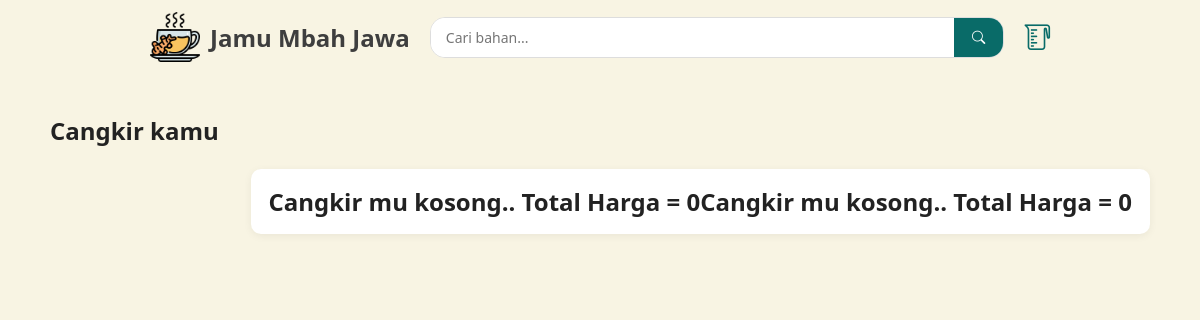
The app's page /pages/keranjang.php, older data.
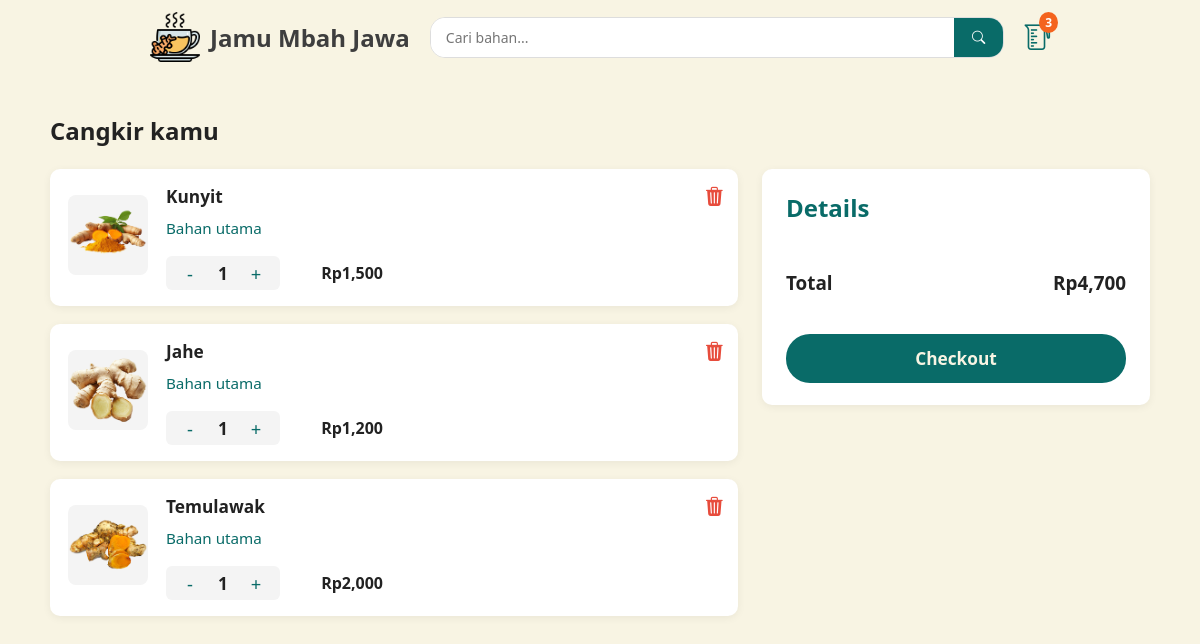
The same page, newer data.
### tables this page shows
CREATE TABLE keranjang(
  id INTEGER PRIMARY KEY,
  bahan_id INTEGER NOT NULL,
  porsi INTEGER NOT NULL DEFAULT 1,
  FOREIGN KEY (bahan_id) REFERENCES bahan(id)
);

CREATE TABLE bahan (
  id INTEGER PRIMARY KEY,
  nama TEXT NOT NULL,
  deskripsi TEXT NOT NULL,
  harga INTEGER NOT NULL,
  jenis TEXT NOT NULL,
  foto VARCHAR(255)
);

### backend/koneksi.php (called while the page is built)
<?php
try{
	$kon = new \PDO('sqlite:'.__DIR__.'/../database/database.db');
}catch(\PDOException $e){
    echo $e->getMessage();
}
$namaToko = "Jamu Mbah Jawa";
include "worker.php";
include "call.php";

### backend/worker.php (called while the page is built, shortened)
<?php
class TableKeranjang{
    function fetchAllData() {
        global $kon;
        $stmt = $kon->query("
            SELECT
                k.id AS keranjang_id,
                k.porsi,
                b.id AS bahan_id,
                b.nama,
                b.harga,
                b.foto,
                b.jenis,
                (k.porsi * b.harga) AS total_harga
            FROM keranjang k
            JOIN bahan b ON k.bahan_id = b.id
            ORDER BY k.id DESC
        ");
        return $stmt->fetchAll(PDO::FETCH_ASSOC);
    }
}
$keranjang = new TableKeranjang();

### backend/call.php (called while the page is built, shortened)
<?php
$totalDataKeranjang = count($keranjang->fetchAllData());

### pages/keranjang.php (the view, shortened to what this page needs)
<?php
include("../backend/koneksi.php");
$totalHarga=0;
$listKeranjang = $keranjang->fetchAllData();
?>
<!DOCTYPE html>
<html lang="id">
<head>
    <link rel="stylesheet" href="../asset/css/navbar.css">
    <link rel="stylesheet" href="../asset/css/global.css">
    <link rel="stylesheet" href="../asset/css/keranjang.css">
    <link rel="stylesheet" href="https://cdn.jsdelivr.net/npm/bootstrap-icons@1.13.1/font/bootstrap-icons.min.css">
</head>
<body>
    <header>
        <nav>
            <div class="logo">
                <img src="../asset/img/ginger-tea.png" alt="Logo" height="50px">
                <h2><a href="../index.php"><?= $namaToko ?></a></h2>
            </div>
            <div class="search-container">
                <form action="/" method="get" class="search">
                    <input type="text" name="search" id="search" placeholder="Cari bahan...">
                    <button type="submit"><i class="bi bi-search"></i></button>
                </form>
            </div>
            <div class="cart">
                <a href="keranjang.php"><i class="bi bi-measuring-cup"></i></a>
                <?php if($totalDataKeranjang !== 0): ?>
                    <span class="cart-count"><?= $totalDataKeranjang ?></span>
                    <?php else:?>
                <?php endif; ?>
            </div>
        </nav>
    </header>
    <main class="cart-main">
    <h2 class="cart-title">Cangkir kamu</h2>
        <div class="cart-layout">
            <?php if(!empty($listKeranjang)): ?>
            <div class="cart-items">
                <?php foreach ($listKeranjang as $k):
                    $subtotal = $k['total_harga'];
                    $totalHarga += $subtotal;
                    ?>
                <div class="cart-item">
                    <div class="cart-item-img">
                        <img src="../<?= htmlspecialchars($k['foto']) ?>" alt="<?= htmlspecialchars($k['nama']) ?>">
                    </div>
                    <div class="cart-item-details">
                        <div class="cart-item-header">
                            <h3><?= htmlspecialchars($k['nama']) ?></h3>
                        </div>
                        <div class="cart-item-category">
                            <span class="delivery-method"><?= htmlspecialchars($k['jenis']) ?></span>
                        </div>
                        <div class="cart-item-actions">
                            <form method="POST" class="qty-form">
                                <button type="submit" name="action" value="min" class="qty-btn">-</button>
                                <span class="qty-count"><?= $k['porsi'] ?></span>
                                <button type="submit" name="action" value="plus" class="qty-btn">+</button>
                            </form>
                            <div class="cart-item-price">
                                Rp<?= number_format($k['total_harga']) ?>
                            </div>
                        </div>
                    </div>
                    <a href="?d=<?= $k['keranjang_id'] ?>" class="cart-item-delete"><i class="bi bi-trash3-fill"></i></a>
                </div>
                <?php endforeach; ?>
            </div>
            <?php else: ?>
                    <div class="cart-item">
                        <h2 class="empty-cart">Cangkir mu kosong.. Total Harga = <?= $totalHarga ?></h2>
		    <h2 class="empty-cart">Cangkir mu kosong.. Total Harga = <?= $totalHarga; ?></h2>
                    </div>
                </div>
            <?php endif; ?>
            <?php if (!empty($listKeranjang)): ?>
            <div class="cart-summary">
                <div class="details-options">
                    <h2>Details</h2>
                </div>
                <div class="summary-total">
                    <span>Total</span>
                    <span>Rp<?= number_format($totalHarga) ?></span>
                </div>
                <a href="?nuke=doit" class="checkout-btn"  onclick="confirmAlert('Pay?')">Checkout</a>
            </div>
            <?php else: ?>
                <?php endif; ?>
        </div>
    </main>
</body>
</html>

### asset/css/navbar.css (style rules this page uses)
nav { display: flex; align-items: center; justify-content: space-between; padding: 12px 150px; background-color: var(--primary-color); gap: 20px; flex-wrap: wrap; }
nav .logo { display: flex; align-items: center; gap: 10px; flex-shrink: 0; }
nav .logo h2 a { font-size: 1.5rem; color: #3e3e3e; margin: 0; }
.search-container { flex: 1; display: flex; justify-content: center; }
.search { display: flex; width: 100%; max-width: 800px; background-color: white; border-radius: 15px; overflow: hidden; border: 1px solid #ddd; }
.search input[type="text"] { flex: 1; padding: 10px 15px; border: none; outline: none; font-size: 14px; }
.search button { background-color: var(--secondary-color); color: white; border: none; padding: 10px 18px; cursor: pointer; transition: background-color 0.3s ease; }
nav .cart a, nav .chest a { font-size: 1.6rem; color: var(--secondary-color); transition:0.3s ease; flex-shrink: 0; }
.cart { position: relative; display: inline-block; }
.cart-count { position: absolute; top: -8px; right: -8px; background: #F4631E; color: white; font-size: 12px; font-weight: bold; padding: 2px 6px; border-radius: 50%; }
a { text-decoration: none; }

### asset/css/global.css (style rules this page uses)
:root { --primary-color : #f8f4e3; --secondary-color :#096B68; --white: #fff; --gray: #f4f4f4; --border: #e0e0e0; --danger: #e74c3c; }
* { padding: 0; margin: 0; font-family: 'Segoe UI', sans-serif; }

### asset/css/keranjang.css (style rules this page uses)
body { background: var(--primary-color); color: #222; }
.cart-main { max-width: 1100px; margin: 40px auto; padding: 0 16px; }
.cart-title { font-size: 1.5em; font-weight: 700; margin-bottom: 22px; color: #222; }
.cart-layout { display: flex; gap: 24px; align-items: flex-start; }
.cart-items { flex: 2; display: flex; flex-direction: column; gap: 18px; }
.cart-item { background: var(--white); border-radius: 10px; box-shadow: 0 2px 8px rgba(0,0,0,0.06); display: flex; align-items: center; padding: 16px 18px; position: relative; transition: box-shadow 0.2s; }
.cart-item-img img { width: 80px; height: 80px; object-fit: cover; border-radius: 8px; background: var(--gray); }
.cart-item-details { flex: 1; margin-left: 18px; display: flex; flex-direction: column; gap: 6px; }
.cart-item-header h3 { font-size: 1.08em; margin: 0 0 4px 0; font-weight: 600; }
.cart-item-category { font-size: 0.95em; color: var(--secondary-color); margin-bottom: 4px; }
.cart-item-actions { display: flex; align-items: center; gap: 18px; margin-top: 8px; }
.qty-form { display: flex; align-items: center; gap: 8px; background: var(--gray); border-radius: 6px; padding: 3px 10px; }
.qty-btn { background: none; border: none; color: var(--secondary-color); font-size: 1.15em; width: 28px; height: 28px; border-radius: 50%; cursor: pointer; transition: all 0.2s; }
.qty-count { font-weight: 600; font-size: 1.08em; min-width: 22px; text-align: center; }
.cart-item-price { font-weight: 700; color: #222; min-width: 85px; text-align: right; }
.cart-item-delete i { position: absolute; right: 14px; top: 14px; color: var(--danger); font-size: 1.2em; text-decoration: none; transition: color 0.2s; }
.cart-summary { flex: 1; background: var(--white); border-radius: 10px; box-shadow: 0 2px 8px rgba(0,0,0,0.06); padding: 22px 24px; min-width: 290px; max-width: 340px; display: flex; flex-direction: column; gap: 18px; }
.details-options { color: var(--secondary-color); margin-bottom: 16px; }
.summary-total { display: flex; justify-content: space-between; font-size: 1.18em; font-weight: 700; margin: 12px 0; }
.checkout-btn { display: block; width: 100%; background: var(--secondary-color); color: var(--primary-color); text-align: center; padding: 13px 0; border-radius: 24px; font-size: 1.08em; font-weight: 700; text-decoration: none; margin-top: 8px; transition: all 0.2s; }

Row changes from the older to the newer data that the page shows:
added keranjang: bahan.foto (picture), bahan.nama "Kunyit", bahan.jenis "Bahan utama", porsi "1", total_harga "1,500"
added keranjang: bahan.foto (picture), bahan.nama "Jahe", bahan.jenis "Bahan utama", porsi "1", total_harga "1,200"
added keranjang: bahan.foto (picture), bahan.nama "Temulawak", bahan.jenis "Bahan utama", porsi "1", total_harga "2,000"
Text that changed along with them:
$totalDataKeranjang: (not shown) → "3"
$totalHarga: (not shown) → "4,700"
$totalHarga: "0" → (not shown)
text no longer shown: "Cangkir mu kosong.. Total Harga = Cangkir mu kosong.. Total Harga ="
text now shown: "Details Total Rp Checkout"
